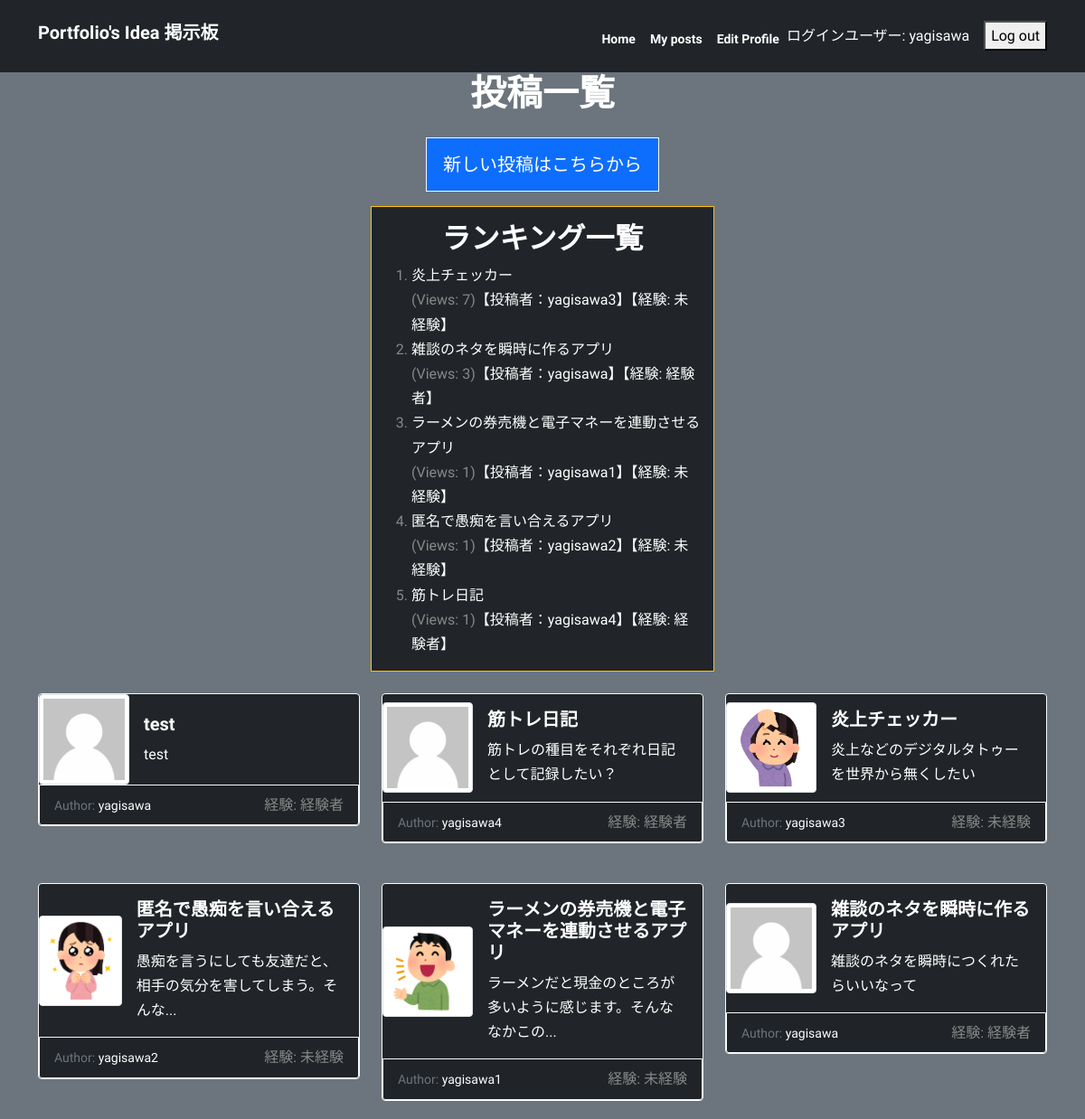
The page / (signed in) on the database its author committed.
### myapp/models.py (models this page shows, shortened)
class Post(models.Model):
    title = models.CharField(max_length=200)
    content = models.TextField()
    author = models.ForeignKey(User, on_delete=models.CASCADE)
    created_at = models.DateTimeField(auto_now_add=True)
    updated_at = models.DateTimeField(auto_now=True)
    likes = models.ManyToManyField(settings.AUTH_USER_MODEL, related_name='likes', blank=True)
    views = models.IntegerField(default=0)
    icon = models.ImageField(upload_to='icons/', blank=True, null=True)
    def get_author_avatar_url(self):
        return self.author.profile.avatar.url if self.author.profile.avatar else None

class Profile(models.Model):
    EXPERIENCE_CHOICES = [
        ('未経験', '未経験'),
        ('経験者', '経験者'),
    ]
    user = models.OneToOneField(User, on_delete=models.CASCADE)
    bio = models.TextField(max_length=500, blank=True)
    website = models.URLField(max_length=200, blank=True)
    location = models.CharField(max_length=100, blank=True)
    avatar = models.ImageField(upload_to='avatars/', blank=True, null=True)
    followers = models.ManyToManyField(User, related_name='following', blank=True)
    followers_count = models.PositiveIntegerField(default=0)
    experience = models.CharField(max_length=10, choices=EXPERIENCE_CHOICES, default='未経験')

### myapp/views.py (the view)
# urls.py: path('', views.post_list, name='post_list'),
def post_list(request):
    posts = Post.objects.all().order_by('-id')
    ranked_posts = Post.objects.annotate(num_views=F('views') + 1).order_by('-num_views')[:5]
    paginator = Paginator(posts, 9)
    page_number = request.GET.get('page')
    page_obj = paginator.get_page(page_number)
    if page_number is None or int(page_number) == 1:
        show_ranking = True
    else:
        show_ranking = False
    if request.method == 'POST':
        form = CommentForm(request.POST)
        if form.is_valid():
            comment = form.save(commit=False)
            comment.post = Post
            comment.save()
            return redirect('post_detail', pk=Post.pk)
    else:
        form = CommentForm()
    return render(request, 'myapp/post_list.html', {'posts': posts, 'ranked_posts': ranked_posts, 'page_obj': page_obj, 'form': form})

### myapp/templates/myapp/post_list.html (shortened to what this page needs)
{% extends 'base.html' %}
{% load static %}
{% block content %}
<div class="container">
  <div class="text-center">
    <h1>投稿一覧</h1>
    {% if user.is_authenticated %}
      <a class="btn btn-primary btn-lg mt-3 mb-3 border border-light" href="{% url 'post_create' %}">新しい投稿はこちらから</a>
    {% else %}
      <p class="btn btn-dark text-white-50 btn-lg mt-3 mb-3 border border-light">ログインすると機能が使えます</p>
    {% endif %}
  </div>
  <div class="row justify-content-center">
    <div class="col-md-4 bg-dark border border-warning mb-4">
      <div class="post-section mt-3 mb-3">
        <h2 class="text-center">ランキング一覧</h2>
        <ol class="ranking-list bg-dark">
          {% for post in ranked_posts %}
            <li><a href="{% url 'post_detail' post.pk %}" class="text-white">{{ post.title }}</a><br> (Views: {{ post.views }})<a href="{% url 'profile' post.author.username %}">【投稿者：{{ post.author }}】【経験: {{ post.author.profile.experience }}】</a></li>
          {% empty %}
            <li>まだ投稿がありません</li>
            <li>あなたが投稿をすることでトップランキングに乗ることができます！</li>
          {% endfor %}
        </ol>
      </div>
    </div>
  </div>
  {% if page_obj %}
  <div class="row row-cols-1 row-cols-md-3 g-4">
    {% for post in page_obj %}
      <div class="col">
        <div class="card bg-dark border border-light">
          <div class="d-flex align-items-center">
            {% if post.get_author_avatar_url %}
              <img src="{{ post.get_author_avatar_url }}" class="card-img-left img-thumbnail" alt="Avatar" style="width: 100px; height: 100px;">
            {% else %}
              <img src="{% static 'images/new_default_avatar.png' %}" class="card-img-left img-thumbnail" alt="Avatar" style="width: 100px; height: 100px;">
            {% endif %}
            <div class="card-body">
              <h5 class="card-title"><a href="{% url 'post_detail' post.pk %}">{{ post.title }}</a></h5>
              <p class="card-text text-white">
                {% if post.content|length > 30 %}
                  {{ post.content|slice:":30" }}...
                {% else %}
                  {{ post.content }}
                {% endif %}
              </p>
            </div>
          </div>
          <div class="card-footer border border-light d-flex justify-content-between">
            <div>
                <small class="text-muted">Author: <a href="{% url 'profile' post.author.username %}" class="text-white">{{ post.author.username }}</a></small>
            </div>
            <div>
                <p class="mb-0">経験: {{ post.author.profile.experience }}</p>
            </div>
          </div>
        </div>
      </div>
    {% empty %}
      <p class="text-white">投稿がまだありません</p>
    {% endfor %}
  </div>
  {% else %}
    <p class="text-white text-center">投稿がまだありません</p>
  {% endif %}
</div>
{% endblock %}

### myapp/templates/base.html (shortened to what this page needs)
{% load static %}
<!DOCTYPE html>
<html>
  <head>
    <link href="https://cdn.jsdelivr.net/npm/bootstrap@5.0.2/dist/css/bootstrap.min.css" rel="stylesheet">
    <link rel="stylesheet" href="{% static 'myapp/style.css' %}">
  </head>
  <body class="bg-secondary">
      <nav class="navbar navbar-expand-lg navbar-dark bg-dark py-3">
        <div class="container">
          <h1 class="navbar-brand">Portfolio's Idea 掲示板</h1>
          <div class="collapse navbar-collapse" id="navbarNav">
            <ul class="navbar-nav ms-auto align-items-center">
              <li class="nav-item">
                <a class="nav-link active" aria-current="page" href="{% url 'post_list' %}">Home</a>
              </li>
              {% if user.is_authenticated %}
              <li class="nav-item">
                <a class="nav-link" href="{% url 'my_posts' %}">My posts</a>
              </li>
              <li class="nav-item">
                <a class="nav-link" href="{% url 'profile' user.username %}">Edit Profile</a>
              </li>
              <li class="nav-item align-items-center">
                <p class="text-white m-0">ログインユーザー: {{ user.username }}</p>
              </li>
              <li class="nav-item ms-3">
                <form method="post" action="{% url 'logout' %}">
                    <button type="submit">Log out</button>
                </form>
              </li>
              {% else %}
                <li class="auth-links">
                  <a href="{% url 'login' %}">Log in</a>
                  <a href="{% url 'signup' %}">Sign up</a>
                </li>
              {% endif %}
            </ul>
          </div>
        </div>
      </nav>
    <div id="content">
      {% block content %}
      {% endblock %}
    </div>
  </body>
</html>

### myapp/static/myapp/style.css (style rules this page uses)
:root { --primary: #0d6efd; --white: #ffffff; --body: #888; }
body { font-family: 'Sora', sans-serif; line-height: 1.7; color: var(--body); }
h1, h2, h3, h4, h5, h6 { color: var(--white); font-weight: 700; }
a { color: var(--white); text-decoration: none; }
.navbar .nav-link { color: #fff !important; font-size: 14px; font-weight: 700; padding-top: 16px; }
.btn { padding: 14px 18px; border-width: 2px; border-radius: 0; }
.card { margin-bottom: 20px; }

### rows shown on the page
Post: title "炎上チェッカー", views "7", author "yagisawa3", author.profile.experience "未経験", get_author_avatar_url (picture), content "炎上などのデジタルタトゥーを世界から無くしたい", author.username "yagisawa3"
Post: title "雑談のネタを瞬時に作るアプリ", views "3", author "yagisawa", author.profile.experience "経験者", content "雑談のネタを瞬時につくれたらいいなって", author.username "yagisawa"
Post: title "ラーメンの券売機と電子マネーを連動させるアプリ", views "1", author "yagisawa1", author.profile.experience "未経験", get_author_avatar_url (picture), content "ラーメンだと現金のところが多いように感じます。そんななかこの", author.username "yagisawa1"
Post: title "匿名で愚痴を言い合えるアプリ", views "1", author "yagisawa2", author.profile.experience "未経験", get_author_avatar_url (picture), content "愚痴を言うにしても友達だと、相手の気分を害してしまう。そんな", author.username "yagisawa2"
Post: title "筋トレ日記", views "1", author "yagisawa4", author.profile.experience "経験者", content "筋トレの種目をそれぞれ日記として記録したい？", author.username "yagisawa4"
Post: title "test", content "test", author.username "yagisawa", author.profile.experience "経験者"

### other values the page prints
{{ user.username }} "yagisawa"
